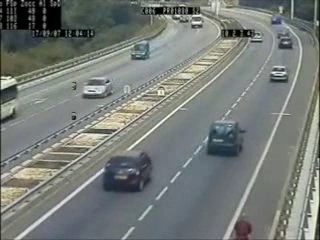
#> input picture frame 75 of DetectCar/video2.avi, 320 x 240 px
$ python car_detect.py
#> lines starting #> are read from the running program, lines starting #| are printed output that depends on the picture; after the words box and inside, x2 and y2 are one past the last pixel; in counts of white or black regions, pixels touching at a corner belong together
import cv2
import time

class Detect:
    def __init__(self):

        self.video_src = 'video2.avi'
        self.video = cv2.VideoCapture(self.video_src)
        self.car_cascade = cv2.CascadeClassifier("haarcascade_cars.xml")
        self.ret, self.img = self.video.read()
#> self.img is the input picture: shape (240, 320, 3); mean B, G, R 120, 123.9, 118.8
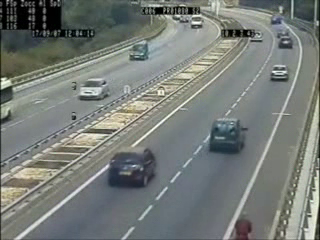
#> input picture frame 76 of DetectCar/video2.avi, 320 x 240 px
#> in read, self.img is the input picture: shape (240, 320, 3); mean B, G, R 119.9, 124, 118.8

    def draw(self, ret, img):
#> called with ret = True
        gray = cv2.cvtColor(self.img, cv2.COLOR_BGR2GRAY)
        cars = self.car_cascade.detectMultiScale(gray, 1.1, 2)
#> cars = [[258, 56, 38, 38], [71, 75, 36, 36], [97, 144, 62, 62], [118, 29, 44, 44], [189, 105, 69, 69]]

        for (x, y, w, h) in cars:
            cv2.rectangle(self.img, (x, y), (x+w, y+h), (0, 255, 255), 3)
#> this loop made 5 passes
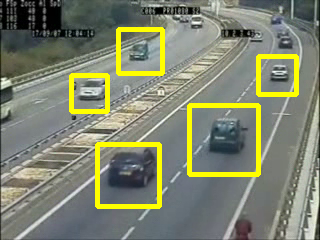
#> self.img: shape (240, 320, 3); 6.41% of pixels changed, all inside (x1, y1, x2, y2) = (69, 27, 299, 209)

        cv2.imshow('video', self.img)


    def read(self):
        while True:
            self.ret, self.img = self.video.read()

            if type(self.img) == type(None):
                break

            Detect.draw(self, self.ret, self.img)

            if cv2.waitKey(1) == ord('q'):  # Press 'q' to exit
#> (key q is pressed here)
                break

        return self.ret, self.img


if __name__ == '__main__':

    obj = Detect()
    obj.read()

    obj.video.release()
    cv2.destroyAllWindows()

$ run again, starting later in the video
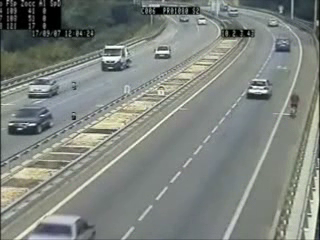
#> input picture frame 337 of DetectCar/video2.avi, 320 x 240 px
#> in __init__, self.img is the input picture: shape (240, 320, 3); mean B, G, R 126.3, 131.7, 126
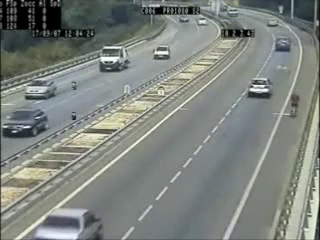
#> input picture frame 338 of DetectCar/video2.avi, 320 x 240 px
#> in read, self.img is the input picture: shape (240, 320, 3); mean B, G, R 126.6, 131.9, 126.2
#> cars = [[85, 35, 52, 52], [234, 68, 46, 46]]
#> the loop in draw, `for (x, y, w, h) in cars:` made 2 passes
#> after the loop in draw, `for (x, y, w, h) in cars:`:
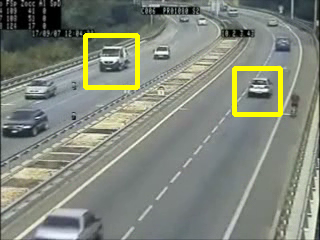
#> self.img: shape (240, 320, 3); 2.52% of pixels changed, all inside (x1, y1, x2, y2) = (83, 33, 283, 117)

$ run again, starting later in the video
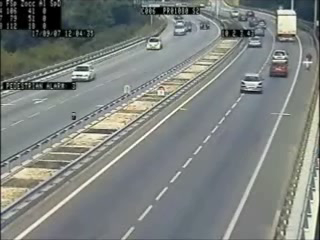
#> input picture frame 600 of DetectCar/video2.avi, 320 x 240 px
#> in __init__, self.img is the input picture: shape (240, 320, 3); mean B, G, R 126.6, 129.8, 124.9
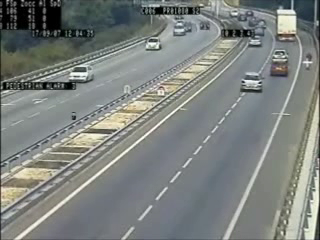
#> input picture frame 601 of DetectCar/video2.avi, 320 x 240 px
#> in read, self.img is the input picture: shape (240, 320, 3); mean B, G, R 126.5, 129.6, 125.1
#> cars = [[243, 32, 23, 23], [265, 58, 26, 26], [238, 72, 30, 30], [27, 48, 61, 61]]
#> the loop in draw, `for (x, y, w, h) in cars:` made 4 passes
#> after the loop in draw, `for (x, y, w, h) in cars:`:
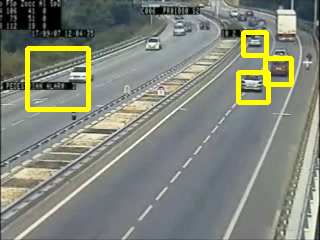
#> self.img: shape (240, 320, 3); 3.49% of pixels changed, all inside (x1, y1, x2, y2) = (25, 30, 294, 112)
